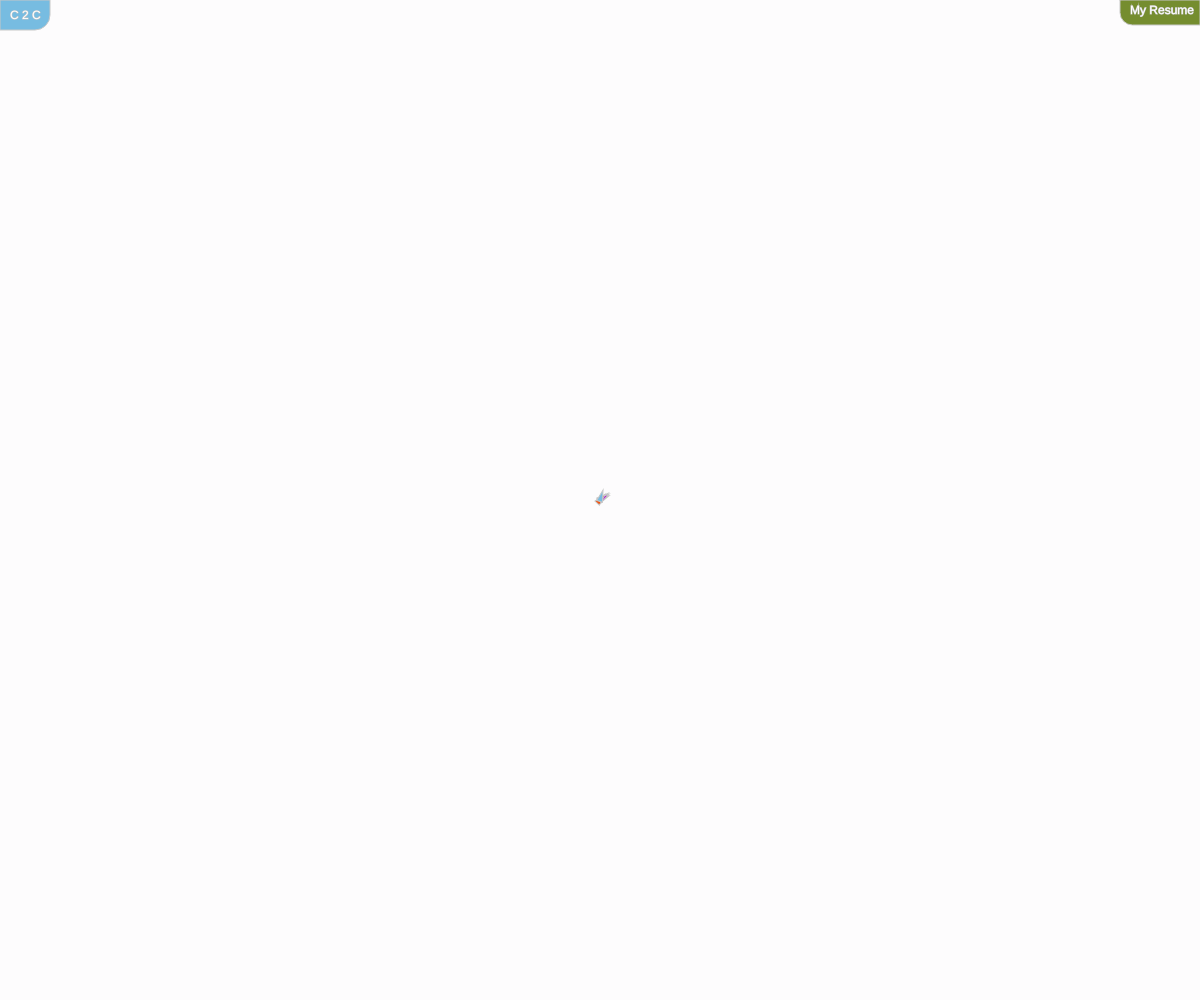
Frame 1 (no input)
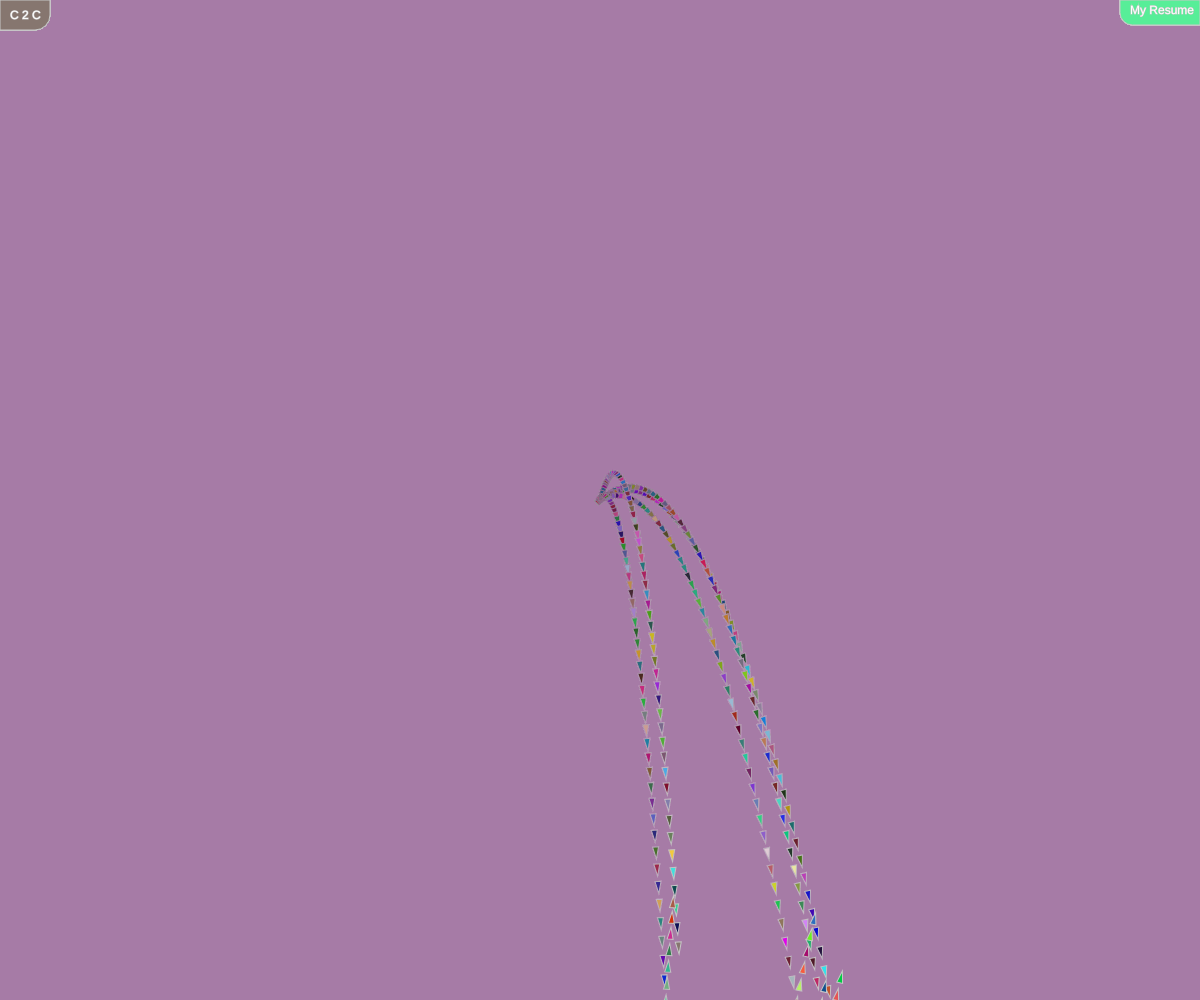
Frame 60 (no input)
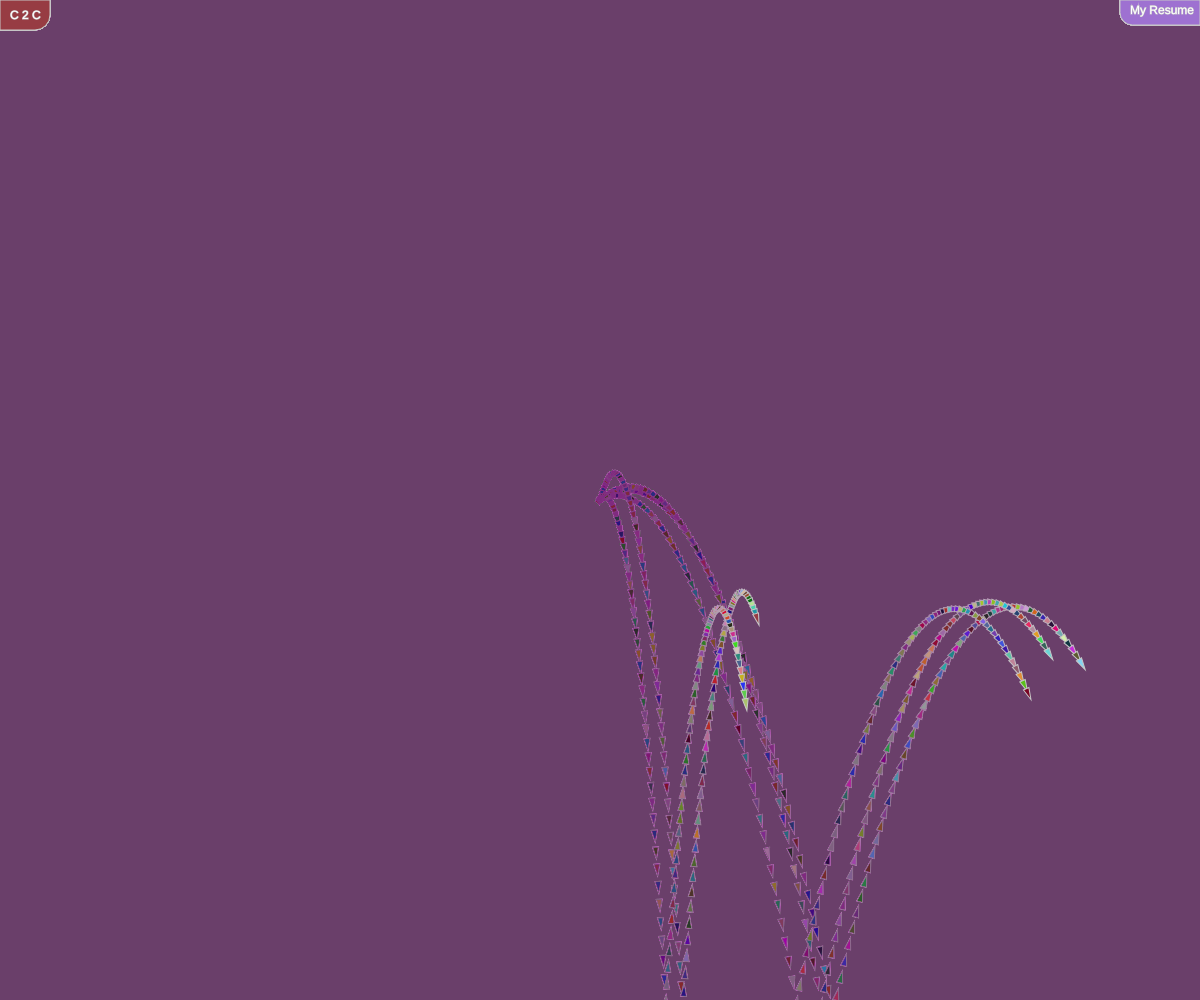
Frame 120 (the mouse pressed at the canvas centre since frame 60)

The p5.js sketch that drew these frames (run headless with seeded random() and noise() and a simulated clock; from frame 60 on, the mouse is pressed at the canvas centre):

// p5.js sketch
// ── sketch.js

var flock;

var initX;
var initY;

function setup() {
  createCanvas(window.innerWidth,window.innerHeight);
//  createP("Drag the mouse to generate new boids.");
  
  flock = new Flock();
  // Add an initial set of boids into the system
  for (var i = 0; i < 5; i++) {
    var b = new Boid(width/2,height/2,random(5),-1*random(10));
    flock.addBoid(b);
  }
}

function draw() {
  background(100, 0, 100, 3);
  // ellipse(width*3/4, height/10, 50, 20);
  // ellipse(width/4, height/10, 50, 20);
  flock.run();
  rect(0,0,50,30,0,0,15,0);
  fill(255);
  text("C 2 C", 10, 10, 50, 30);
  // fill(255);
  fill(random(255),random(255),random(255));
  rect(window.innerWidth - 80,0,80,25,0,0,0,15);
  fill(255);
  text("My Resume", window.innerWidth - 70, 5, 80, 30);
  

}

// Add a new boid into the System
function mouseReleased() {
  var scalar = 5;
  if (initX && initY) {
    flock.addBoid(new Boid(initX, initY, (initX-mouseX)/scalar, (initY-mouseY)/scalar ));
  }
  initX=undefined;
  initY=undefined;
}

function mousePressed() {
  initX = mouseX;
  initY = mouseY;
}

function mouseDragged() {
  line(initX, initY, mouseX, mouseY);
  stroke(126);
}

function clickLink1() {
  window.location="http://jbirms.github.io/bikeandbuild_maps/c2c/";
}

function clickLink2() {
  window.location="http://jbirms.github.io/resume/resume.pdf";
}

// The Nature of Code
// Daniel Shiffman
// http://natureofcode.com

// Flock object
// Does very little, simply manages the array of all the boids

function Flock() {
  // An array for all the boids
  this.boids = []; // Initialize the array
}

Flock.prototype.run = function() {
  for (var i = 0; i < this.boids.length; i++) {
    this.boids[i].run(this.boids);  // Passing the entire list of boids to each boid individually
  }
}

Flock.prototype.addBoid = function(b) {
  this.boids.push(b);
}

// The Nature of Code
// Daniel Shiffman
// http://natureofcode.com

// Boid class

function Boid(x, y, vx, vy) {
  this.acceleration = createVector(0,0);
//  this.velocity = createVector(random(-1,1),random(-1,1));
  this.velocity = createVector(vx, vy);
  this.position = createVector(x,y);
  this.r = 3;
  this.maxspeed = 30;    // Maximum speed
  this.maxforce = 0.05; // Maximum steering force
}

function LinkButton(x1, y1, x2, y2, label, target_url) {
  this.position = createVector(x1 ,y1);
  this.edge = createVector(x2, y2);
  this.text = label;
  this.url = target_url;

} 	

Boid.prototype.run = function(boids) {
  this.flock(boids);
  this.update();
  this.borders();
  this.render();
  this.collision();
}

Boid.prototype.applyForce = function(force) {
  // We could add mass here if we want A = F / M
  this.acceleration.add(force);
}

// We accumulate a new acceleration each time based on gravity

Boid.prototype.flock = function(boids) {
  var grav = this.gravity(boids);
  this.applyForce(grav);
}

// Method to update location
Boid.prototype.update = function() {
  // Update velocity
  this.velocity.add(this.acceleration);
  // Limit speed
  this.velocity.limit(this.maxspeed);
  this.position.add(this.velocity);
  // Reset accelertion to 0 each cycle
  this.acceleration.mult(0);
}


Boid.prototype.render = function() {
  // Draw a triangle rotated in the direction of velocity
  var theta = this.velocity.heading() + radians(90);
  fill(random(255), random(255), random(255));
  stroke(200);
  push();
  translate(this.position.x,this.position.y);
  rotate(theta);
  beginShape();
  vertex(0, -this.r*2);
  vertex(-this.r, this.r*2);
  vertex(this.r, this.r*2);
  endShape(CLOSE);
  pop();
}

// Wraparound
Boid.prototype.borders = function() {
  if (this.position.x < -this.r)  this.velocity.x = -this.velocity.x;
  if (this.position.y < -this.r)  this.velocity.y = -this.velocity.y;
  if (this.position.x > width -this.r) this.velocity.x = -this.velocity.x;
  if (this.position.y > height) this.velocity.y = -.9*this.velocity.y;
}

// Link collision
Boid.prototype.collision = function() {
  if (this.position.x < 50 && this.position.y < 30) clickLink1();
  if (this.position.x > window.innerWidth - 80 && this.position.y < 30) clickLink2();
}

Boid.prototype.gravity = function(boids) {
  var accel = .4;
  return createVector(0, accel);
}
